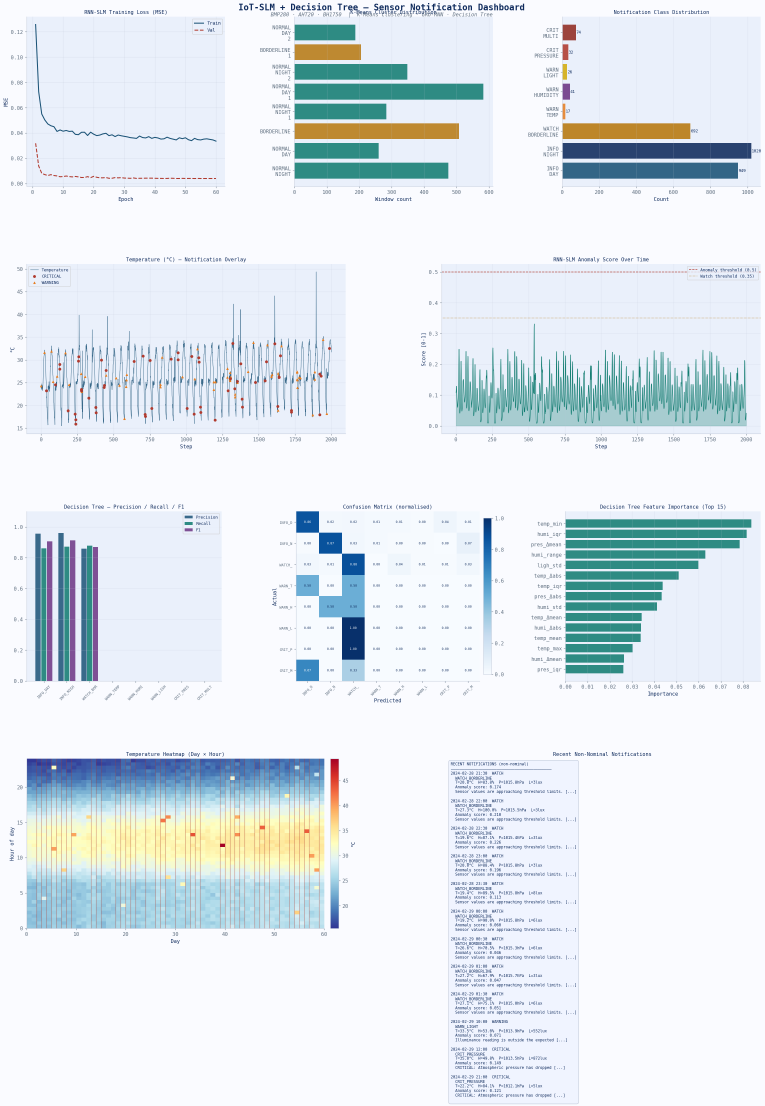
#> input picture notebooks/iot_slm_notification_dashboard.png, 2294 x 3317 px, given in place of iot_slm_evaluation.png, which was not available (shown at 1/3 size)
$ python split_dashboard.py
#> lines starting #> are read from the running program, lines starting #| are printed output that depends on the picture; pictures that were not available may be replaced by others from this repository, and a replacement may not be noted
"""
split_dashboard.py
━━━━━━━━━━━━━━━━━━━━━━━━━━━━━━━━━━━━━━━━━━━━━━━━━━━━━━━━━━━━
Memisahkan dua dashboard besar menjadi panel-panel individual
dengan tema terang (light theme) yang siap cetak.

Dashboard 1 — iot_slm_evaluation.png  (5 row × beberapa panel)
Dashboard 2 — iot_slm_xai_dashboard.png (6 row × beberapa panel)

Output: /mnt/user-data/outputs/panels/  (PNG, 150 DPI, light bg)
━━━━━━━━━━━━━━━━━━━━━━━━━━━━━━━━━━━━━━━━━━━━━━━━━━━━━━━━━━━━
"""

from PIL import Image, ImageDraw, ImageFont, ImageFilter, ImageEnhance
import numpy as np
import os, textwrap

# ─── Output directory ────────────────────────────────────────────────────────
OUT_DIR = os.getcwd()
os.makedirs(OUT_DIR, exist_ok=True)

# ─── Print-friendly light theme colours ──────────────────────────────────────
BG        = (255, 255, 255)          # white page
PANEL_BG  = (245, 248, 252)          # very light blue-grey
BORDER    = (180, 195, 215)          # cool grey border
TITLE_BG  = (26,  72, 138)           # navy header bar
TITLE_FG  = (255, 255, 255)          # white text on header
LABEL_FG  = (30,  50,  90)           # dark navy body text
CAP_FG    = (90, 110, 140)           # muted caption
ACCENT    = (13, 122, 110)           # teal accent
MARGIN    = 36                        # outer padding (px)
HEADER_H  = 52                        # title bar height
FOOTER_H  = 38                        # caption bar height
CORNER_R  = 12                        # rounded corner radius

PRINT_DPI = 150

# ─── Font helpers ─────────────────────────────────────────────────────────────
def _font(size, bold=False):
    """Try to load a system font; fall back to PIL default."""
#> called with size = 22, bold = True
    candidates_bold = [
        "/usr/share/fonts/truetype/dejavu/DejaVuSans-Bold.ttf",
        "/usr/share/fonts/truetype/liberation/LiberationSans-Bold.ttf",
        "/usr/share/fonts/truetype/freefont/FreeSansBold.ttf",
    ]
    candidates_reg = [
        "/usr/share/fonts/truetype/dejavu/DejaVuSans.ttf",
        "/usr/share/fonts/truetype/liberation/LiberationSans-Regular.ttf",
        "/usr/share/fonts/truetype/freefont/FreeSans.ttf",
    ]
    paths = candidates_bold if bold else candidates_reg
    for p in paths:
        if os.path.exists(p):
            try: return ImageFont.truetype(p, size)
            except: pass
    return ImageFont.load_default()

FONT_TITLE  = _font(22, bold=True)
FONT_LABEL  = _font(16, bold=True)
FONT_BODY   = _font(14)
FONT_CAP    = _font(13)
FONT_SMALL  = _font(12)

# ─── Core utilities ───────────────────────────────────────────────────────────
def rounded_rect(draw, xy, radius, fill, outline=None, width=1):
    x0, y0, x1, y1 = xy
    r = radius
    draw.rounded_rectangle([x0, y0, x1, y1], radius=r, fill=fill,
                           outline=outline, width=width)

def invert_dark_region(img_crop):
    """
    Convert a dark-background plot region to a light-background version.
    Strategy:
      1. Convert to numpy
      2. Invert the image
      3. Adjust contrast / brightness so axes stay legible
    """
    arr = np.array(img_crop).astype(np.float32)

    # Detect if background is dark (mean luminance < 100)
    gray = 0.299*arr[:,:,0] + 0.587*arr[:,:,1] + 0.114*arr[:,:,2]
    mean_lum = gray.mean()

    if mean_lum > 140:
        # Already light-ish; just return as-is
        return img_crop

    # --- invert ---
    rgb = arr[:, :, :3]
    inv = 255.0 - rgb

    # Stretch contrast
    lo, hi = inv.min(), inv.max()
    if hi > lo:
        inv = (inv - lo) / (hi - lo) * 230.0

    # Reconstruct
    out = np.clip(inv, 0, 255).astype(np.uint8)
    if arr.shape[2] == 4:
        alpha = arr[:, :, 3:4].astype(np.uint8)
        out = np.concatenate([out, alpha], axis=2)
        return Image.fromarray(out, 'RGBA').convert('RGB')
    return Image.fromarray(out, 'RGB')


def make_panel(crop_img, title, caption, panel_w=None, prefix=""):
    """
    Wrap a cropped image region into a print-ready card with
    navy title bar, white background, and caption footer.
    Returns a PIL Image.
    """
    light_crop = invert_dark_region(crop_img.convert("RGB"))

    # Enhance contrast after inversion
    light_crop = ImageEnhance.Contrast(light_crop).enhance(1.15)
    light_crop = ImageEnhance.Sharpness(light_crop).enhance(1.10)

    src_w, src_h = light_crop.size
    if panel_w is None:
        panel_w = src_w + 2 * MARGIN

    # Scale crop to fit panel width
    scale  = (panel_w - 2 * MARGIN) / src_w
    dst_w  = panel_w - 2 * MARGIN
    dst_h  = int(src_h * scale)
    resized = light_crop.resize((dst_w, dst_h), Image.LANCZOS)

    total_h = HEADER_H + MARGIN//2 + dst_h + MARGIN//2 + FOOTER_H
    canvas  = Image.new("RGB", (panel_w, total_h), BG)
    draw    = ImageDraw.Draw(canvas)

    # ── Navy title bar
    draw.rectangle([0, 0, panel_w, HEADER_H], fill=TITLE_BG)

    # Teal accent strip
    draw.rectangle([0, HEADER_H-4, panel_w, HEADER_H], fill=ACCENT)

    # Title text (wrap if long)
    max_chars = (panel_w - 2*MARGIN) // 11
    wrapped   = textwrap.shorten(title, width=max_chars, placeholder="…")
    tw = draw.textlength(wrapped, font=FONT_TITLE)
    tx = (panel_w - tw) // 2
    draw.text((tx, (HEADER_H - 22)//2), wrapped, font=FONT_TITLE, fill=TITLE_FG)

    # ── Plot area with light panel background and border
    plot_y = HEADER_H + MARGIN // 2
    rounded_rect(draw,
                 [MARGIN//2, plot_y - 4,
                  panel_w - MARGIN//2, plot_y + dst_h + 4],
                 CORNER_R, fill=PANEL_BG, outline=BORDER, width=1)

    canvas.paste(resized, (MARGIN, plot_y))

    # ── Caption bar
    cap_y = plot_y + dst_h + MARGIN // 2
    draw.rectangle([0, cap_y, panel_w, total_h], fill=(235, 240, 248))
    draw.line([(0, cap_y), (panel_w, cap_y)], fill=BORDER, width=1)

    cap_chars = (panel_w - 2*MARGIN) // 8
    cap_text  = textwrap.shorten(caption, width=cap_chars, placeholder="…")
    draw.text((MARGIN, cap_y + (FOOTER_H - 13)//2),
              cap_text, font=FONT_CAP, fill=CAP_FG)

    return canvas


def add_page_number(img, num, total, label=""):
    """Stamp a small page-number badge bottom-right."""
    draw = ImageDraw.Draw(img)
    text = f"{label}  {num}/{total}" if label else f"{num}/{total}"
    tw   = draw.textlength(text, font=FONT_SMALL)
    x    = img.width - int(tw) - MARGIN
    y    = img.height - FOOTER_H + (FOOTER_H - 12)//2
    draw.text((x, y), text, font=FONT_SMALL, fill=ACCENT)
    return img


def save(img, filename):
    path = os.path.join(OUT_DIR, filename)
    img.save(path, dpi=(PRINT_DPI, PRINT_DPI), optimize=True)
    kb = os.path.getsize(path) // 1024
    print(f"  ✓  {filename:<55s}  {img.size[0]}×{img.size[1]}px  {kb} KB")
    return path


# ════════════════════════════════════════════════════════════════════════════════
#  DASHBOARD 1 — iot_slm_evaluation.png
#  Layout: 5 rows
#   Row 0: 3 panels  (loss curve | mae/rmse | r2)
#   Row 1: 4 panels  (pred vs actual × 4 sensors)
#   Row 2: 4 panels  (raw ts + anomaly × 4)
#   Row 3: 3 panels  (daily | weekly | monthly)
#   Row 4: 3 panels  (residual | scatter | anomaly count)
# ════════════════════════════════════════════════════════════════════════════════

def split_eval_dashboard():
    print("\n── Dashboard 1: iot_slm_evaluation.png ──────────────────────────")
    src = Image.open("/mnt/user-data/outputs/iot_slm_evaluation.png").convert("RGB")
    W, H = src.size                      # 2367 × 3041
    PANEL_OUT_W = 900                    # output width per single panel

    # ── Row boundaries (approximate, as fraction of H)
    # Determined by the 5-row GridSpec with hspace=0.44, top=0.970, bottom=0.02
    # Row separators: row_start, mid-gap, ..., row_end (tight crop)
    row_tops = [91, 612, 1227, 1843, 2458, 2980]

    panels = []  # (crop_pil, title, caption, width_hint)

    # ── ROW 0 – 3 panels (left=0.06, right=0.97, wspace=0.35)
    r0_y0, r0_y1 = row_tops[0], row_tops[1]
    # Exact 3-col positions from GridSpec(1,3, wspace=0.35, left=0.06, right=0.97)
    col3_xs = [(142, 724), (927, 1510), (1713, 2295)]
    r0_titles   = ["Training Loss Curve (MSE)", "MAE & RMSE per Sensor", "R² Score per Sensor"]
    r0_captions = [
        "Training (red) and validation (blue) MSE over 60 epochs; both converge without overfitting.",
        "Bar chart comparing Mean Absolute Error and RMSE for each of the four sensor variables.",
        "Coefficient of determination (R²) per sensor; values closer to 1.0 indicate better fit.",
    ]
    for i, (x0, x1) in enumerate(col3_xs):
        crop = src.crop((x0, r0_y0, x1, r0_y1))
        panels.append((crop, f"1.{i+1} {r0_titles[i]}", r0_captions[i], PANEL_OUT_W))
#> after the loop, panels = 3 items

    # ── ROW 1 – 4 panels (pred vs actual)
    r1_y0, r1_y1 = row_tops[1], row_tops[2]
    sensors  = ["Temperature (BMP280)", "Pressure (BMP280)", "Humidity (AHT20)", "Light (BH1750)"]
    # Exact 4-col positions from GridSpec(1,4, wspace=0.35, left=0.06, right=0.97)
    col4_xs = [(142, 568), (717, 1144), (1293, 1720), (1869, 2295)]
    for i, (x0, x1) in enumerate(col4_xs):
        crop = src.crop((x0, r1_y0, x1, r1_y1))
        cap  = f"Predicted (white dashed) vs actual (colored) values for {sensors[i]} over 200 validation samples."
        panels.append((crop, f"2.{i+1} Pred vs Actual — {sensors[i]}", cap, PANEL_OUT_W))
#> after the loop, panels = 7 items

    # ── ROW 2 – 4 panels (raw ts + anomaly)
    r2_y0, r2_y1 = row_tops[2], row_tops[3]
    for i, (x0, x1) in enumerate(col4_xs):
        crop = src.crop((x0, r2_y0, x1, r2_y1))
        cap  = f"Raw time-series for {sensors[i]}; red markers indicate statistically irregular readings (>2.5σ)."
        panels.append((crop, f"3.{i+1} Anomaly Overlay — {sensors[i]}", cap, PANEL_OUT_W))
#> after the loop, panels = 11 items

    # ── ROW 3 – 3 panels (daily | weekly | monthly)
    r3_y0, r3_y1 = row_tops[3], row_tops[4]
    r3_titles   = ["Daily Profile — Temperature", "Weekly Pattern — Temp & Humidity", "Monthly Trend — Temp & Light"]
    r3_captions = [
        "Average 24-hour temperature cycle (line) with ±1 standard deviation shading.",
        "Mean temperature (left axis) and humidity (right axis) for each day of the week.",
        "Month-by-month average for temperature and light intensity showing seasonal drift.",
    ]
    for i, (x0, x1) in enumerate(col3_xs):
        crop = src.crop((x0, r3_y0, x1, r3_y1))
        panels.append((crop, f"4.{i+1} {r3_titles[i]}", r3_captions[i], PANEL_OUT_W))
#> after the loop, panels = 14 items

    # ── ROW 4 – 3 panels (residual | scatter | anomaly count)
    r4_y0, r4_y1 = row_tops[4], row_tops[5]
    r4_titles   = ["Residual Distribution", "Scatter: Actual vs Predicted (Temp)", "Anomaly Count per Sensor"]
    r4_captions = [
        "Histogram of prediction errors (pred − actual) for all four sensors; zero-centred = unbiased.",
        "Each point is one validation sample; points on the diagonal indicate perfect agreement.",
        "Total number of statistically irregular readings detected per sensor using the 2.5σ threshold.",
    ]
    for i, (x0, x1) in enumerate(col3_xs):
        crop = src.crop((x0, r4_y0, x1, r4_y1))
        panels.append((crop, f"5.{i+1} {r4_titles[i]}", r4_captions[i], PANEL_OUT_W))
#> after the loop, panels = 17 items

    # ── Also save full rows as combined sheets
    row_meta = [
        ("Row 1 — Training & Accuracy Metrics",       row_tops[0], row_tops[1]),
        ("Row 2 — Predicted vs Actual (All Sensors)", row_tops[1], row_tops[2]),
        ("Row 3 — Raw Time-Series + Anomaly Overlay", row_tops[2], row_tops[3]),
        ("Row 4 — Temporal Pattern Comparison",       row_tops[3], row_tops[4]),
        ("Row 5 — Residual Analysis & Summary",       row_tops[4], row_tops[5]),
    ]

    # Save individual panels
    saved = []
    total = len(panels)
#> total = 17
    for idx, (crop, title, cap, pw) in enumerate(panels, 1):
        img = make_panel(crop, title, cap, pw)
        img = add_page_number(img, idx, total, "Eval")
        fname = f"eval_{idx:02d}_{title[:35].replace(' ','_').replace('/','').replace(':','')}.png"
        saved.append(save(img, fname))
#> this loop made 17 passes
#> (src_w in make_panel, src_h in make_panel, scale in make_panel, dst_h in make_panel, total_h in make_panel, wrapped in make_panel) on passes 5, 6, 7, 9, 10: (427, 615, 1.94, 1192, 1318, '2.2 Pred vs Actual — Pressure (BMP280)'), (427, 615, 1.94, 1192, 1318, '2.3 Pred vs Actual — Humidity (AHT20)'), (426, 615, 1.94, 1195, 1321, '2.4 Pred vs Actual — Light (BH1750)'), (427, 616, 1.94, 1194, 1320, '3.2 Anomaly Overlay — Pressure (BMP280)'), (427, 616, 1.94, 1194, 1320, '3.3 Anomaly Overlay — Humidity (AHT20)')
#> (printed output is left out)
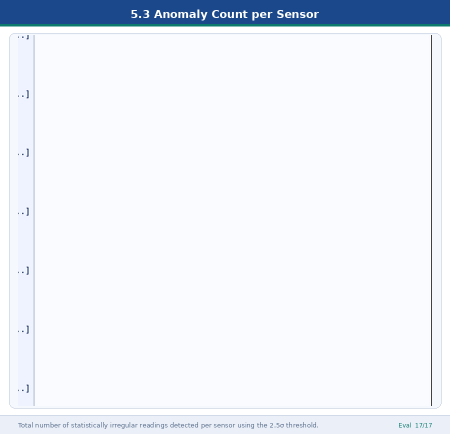
#> img: PIL image 900x868 RGB (shown at 1/2 size); mean R, G, B 234.8, 239.2, 246.6
#> after the loop, saved = 17 items

    # Save full-row sheets (useful for side-by-side printing)
    for ri, (row_title, y0, y1) in enumerate(row_meta, 1):
        crop = src.crop((100, y0, 2310, y1))
        img  = make_panel(crop, f"Dashboard 1 — {row_title}", "IoT-SLM Evaluation Dashboard · Universitas Mataram", 1600)
        img  = add_page_number(img, ri, len(row_meta), "Eval-Row")
        fname = f"eval_row{ri:02d}_{row_title[:30].replace(' ','_').replace('—','').strip()}.png"
        saved.append(save(img, fname))
#> this loop made 5 passes
#> tx in make_panel on passes 1 to 5: 473, 442, 421, 461, 461
#> pass 1, in invert_dark_region (call 18), `gray = 0.299*arr[:,:,0] + 0.587*arr[:,:,1] + 0.114*arr[:,:,2]`:
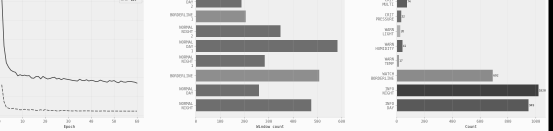
#> gray: shape (521, 2210) float32 (shown at 1/4 size); min 0, max 251.2, mean 216.2
#> pass 1, in make_panel (call 18), `light_crop = ImageEnhance.Contrast(light_crop).enhance(1.15)`:
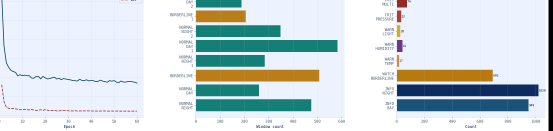
#> light_crop: PIL image 2210x521 RGB (shown at 1/4 size); mean R, G, B 207, 218.7, 222.2
#> after the loop:
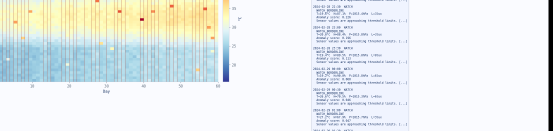
#> crop: PIL image 2210x522 RGB (shown at 1/4 size); mean R, G, B 233, 238.1, 238.4
#> after the loop:
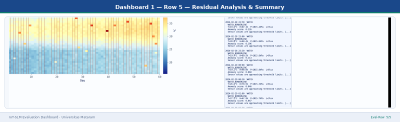
#> img: PIL image 1600x486 RGB (shown at 1/4 size); mean R, G, B 212.1, 222.6, 228.4
#> after the loop, saved = 22 items

    return saved


# ════════════════════════════════════════════════════════════════════════════════
#  DASHBOARD 2 — iot_slm_xai_dashboard.png
#  Layout: 6 rows
#   Row 0: 3 panels  (global importance | concept scores | method agreement)
#   Row 1: 2 panels  (saliency normal | saliency anomaly)
#   Row 2: 2 panels  (IG normal | IG anomaly)
#   Row 3: 3 panels  (attention curve | attn matrix | LIME coef)
#   Row 4: 3 panels  (SHAP compare | CF delta | all concepts)
#   Row 5: 1 panel   (NL narrative text box)
# ════════════════════════════════════════════════════════════════════════════════

def split_xai_dashboard():
    print("\n── Dashboard 2: iot_slm_xai_dashboard.png ───────────────────────")
    src = Image.open("/mnt/user-data/outputs/iot_slm_xai_dashboard.png").convert("RGB")
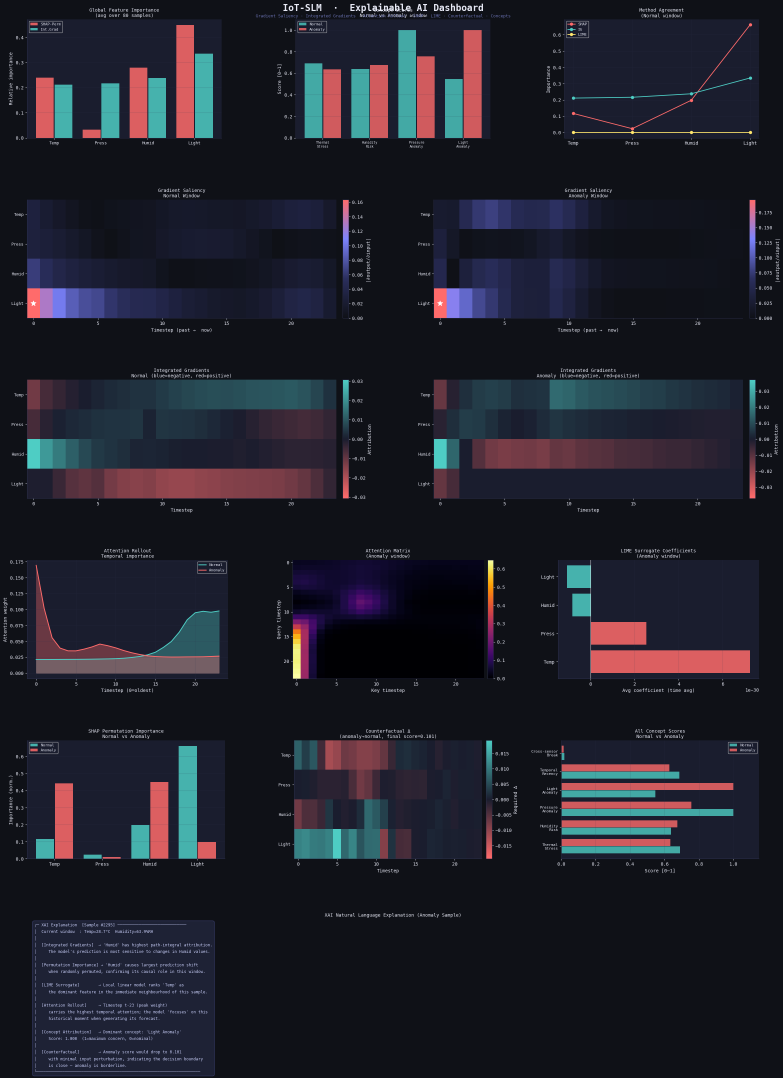
#> input picture notebooks/iot_slm_xai_dashboard.png, 2347 x 3232 px, found by its file name (shown at 1/3 size)
#> src: PIL image 2347x3232 RGB
    W, H = src.size                       # 2347 × 3239
    PANEL_OUT_W = 900

    # Row boundaries (GridSpec 6 rows, hspace=0.52, top=0.978, bottom=0.022)
    # Row separators: row_start, mid-gap, ..., row_end
    row_tops = [71, 524, 1071, 1619, 2166, 2713, 3167]

    panels = []

    # ── ROW 0 – 3 panels
    r0_y0, r0_y1 = row_tops[0], row_tops[1]
    # Exact 3-col positions from GridSpec(1,3, wspace=0.35, left=0.06, right=0.97)
    col3_xs = [(140, 718), (920, 1497), (1699, 2276)]
    r0_meta = [
        ("1.1 Global Feature Importance (SHAP vs IG)",
         "SHAP permutation (red) vs Integrated Gradients (cyan) averaged over 80 samples. Both methods agree: light intensity dominates."),
        ("1.2 Concept Scores — Normal vs Anomaly",
         "Six physics-grounded concept indicators compared between a normal window (green) and an anomaly window (red)."),
        ("1.3 Method Agreement Chart",
         "SHAP, IG, and LIME importance rankings for each sensor; convergence of lines indicates cross-method agreement."),
    ]
    for i, (x0, x1) in enumerate(col3_xs):
        crop = src.crop((x0, r0_y0, x1, r0_y1))
        panels.append((crop, r0_meta[i][0], r0_meta[i][1], PANEL_OUT_W))
#> after the loop, panels = 3 items

    # ── ROW 1 – 2 panels (saliency heatmaps)
    r1_y0, r1_y1 = row_tops[1], row_tops[2]
    # Exact 2-col positions from GridSpec(1,2, wspace=0.25, left=0.06, right=0.97)
    col2_xs = [(140, 1049), (1367, 2276)]
    r1_meta = [
        ("2.1 Gradient Saliency — Normal Window",
         "Heatmap of |∂output/∂input|; brighter cells indicate timesteps and sensors that most directly shift the prediction. White star = peak."),
        ("2.2 Gradient Saliency — Anomaly Window",
         "Saliency concentrates around specific timesteps and sensors during the anomaly window, pinpointing the disturbance location."),
    ]
    for i, (x0, x1) in enumerate(col2_xs):
        crop = src.crop((x0, r1_y0, x1, r1_y1))
        panels.append((crop, r1_meta[i][0], r1_meta[i][1], PANEL_OUT_W))
#> after the loop, panels = 5 items

    # ── ROW 2 – 2 panels (IG maps)
    r2_y0, r2_y1 = row_tops[2], row_tops[3]
    r2_meta = [
        ("3.1 Integrated Gradients — Normal Window",
         "Path-integral attribution map (blue=negative, red=positive). Satisfies the Completeness Axiom; sum equals f(x)−f(baseline)."),
        ("3.2 Integrated Gradients — Anomaly Window",
         "Strong red and blue regions identify which sensors and timesteps most positively and negatively drove the anomaly prediction."),
    ]
    for i, (x0, x1) in enumerate(col2_xs):
        crop = src.crop((x0, r2_y0, x1, r2_y1))
        panels.append((crop, r2_meta[i][0], r2_meta[i][1], PANEL_OUT_W))
#> this loop made 2 passes
#> pass 1, in split_xai_dashboard, `crop = src.crop((x0, r2_y0, x1, r2_y1))`:
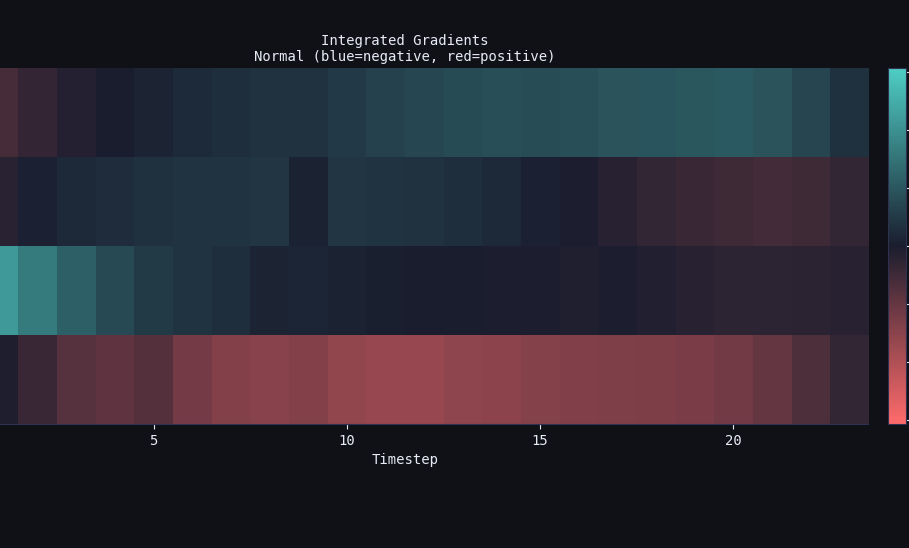
#> crop: PIL image 909x548 RGB; mean R, G, B 42.3, 40.5, 50.9
#> after the loop, panels = 7 items

    # ── ROW 3 – 3 panels (attention curve | attn matrix | LIME)
    r3_y0, r3_y1 = row_tops[3], row_tops[4]
    r3_meta = [
        ("4.1 Attention Rollout — Temporal Curve",
         "Per-timestep attention weight for normal (cyan) and anomaly (red) windows. Peak near t=21 ≈ 1.4h before forecast."),
        ("4.2 Attention Weight Matrix — Anomaly Window",
         "Full T×T attention heatmap; diagonal concentration shows the model attends primarily to recent timesteps for each query position."),
        ("4.3 LIME Surrogate Coefficients — Anomaly Window",
         "Average linear surrogate coefficients per sensor. Red bars push prediction upward; cyan bars pull it down."),
    ]
    for i, (x0, x1) in enumerate(col3_xs):
        crop = src.crop((x0, r3_y0, x1, r3_y1))
        panels.append((crop, r3_meta[i][0], r3_meta[i][1], PANEL_OUT_W))
#> (the rest of the program and of its run is left out)
